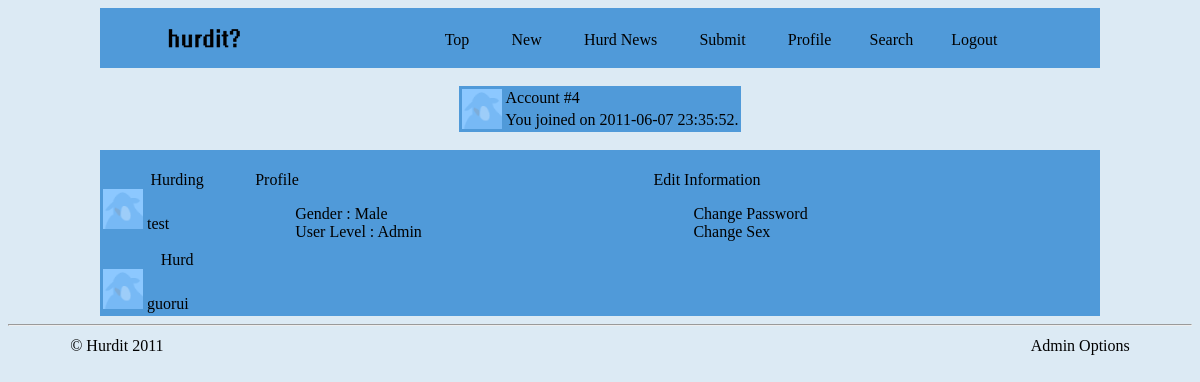
The app's page /hurdit/profile.php (signed in) with its own data.
### tables this page shows
CREATE TABLE IF NOT EXISTS `users` (
  `id` int(10) NOT NULL AUTO_INCREMENT,
  `username` varchar(100) NOT NULL,
  `password` varchar(100) NOT NULL,
  `timeJoined` timestamp NOT NULL DEFAULT CURRENT_TIMESTAMP,
  `banned` int(1) NOT NULL DEFAULT '0',
  `banUntil` date DEFAULT NULL,
  `userLevel` int(1) NOT NULL DEFAULT '1',
  `gender` varchar(1) NOT NULL,
  `displayPicture` varchar(500) NOT NULL DEFAULT 'images/profile_pic_small.png',
  PRIMARY KEY (`id`)
);

CREATE TABLE IF NOT EXISTS `friends` (
  `userID` int(10) NOT NULL,
  `friendID` int(10) NOT NULL
);

### hurdit/profile.php (the view, shortened to what this page needs)
<html>
    <head>
        <link rel="stylesheet" type="text/css" href="style.css" />
    </head>
    <?php
    include("includes/banner.php");
    $checkId = $_GET['uid'];
    $userID = $_SESSION['userID'];
    if (!isset($checkId)) {
        $checkId = $userID;
    }
    $username = $_SESSION['username'];
    $result = mysql_query("SELECT * FROM users WHERE username = '$username'") or die('Query Failed to get User information');
    while ($row = mysql_fetch_array($result)) {
        $joined = $row['timeJoined'];
        $userLevel = $row['userLevel'];
        $gender = $row['gender'];
        $displayPicture = $row['displayPicture'];
    }
    if (isset($username) == true) {
        if (isset($checkId)) {
            $m = "m";
            if ($gender == $m) {
                $gender = "Male";
            } else {
                $gender = "Female";
            }
            if ($userLevel == "3") {
                $userLevel = "Admin";
            }
            echo "<br>";
            echo "<table border=0 bgcolor=#509AD9 align=center>";
            echo "<tr><td rowspan=2><img src=$displayPicture></td>";
            echo "<td width=>Account #$checkId</td></tr><tr><td>You joined on $joined.</td></tr>";
            echo "</table>";
            echo "<br>";
            echo "<table border=0 bgcolor=#509AD9 align=center width=1000>";
            echo "<tr><td width=150 valign=top>";
            echo "<br><center>Hurding</center>";
            $findHerd = "SELECT * FROM friends WHERE userID = '$checkId'";
            $findHerdResults = mysql_query($findHerd) or die('Query to get Herd Failed');
            while ($herd = mysql_fetch_array($findHerdResults)) {
                $friend = $herd['friendID'];
                $resultFriend = mysql_query("SELECT * FROM users WHERE id = '$friend'") or die('Query Failed to get FRIEND information');
                while ($row = mysql_fetch_array($resultFriend)) {
                    $friendName = $row['username'];
                    $friendDisplayPicture = $row['displayPicture'];
                }
                echo "<a href=profile.php?uid=$friend ><img src=$friendDisplayPicture> $friendName</a> <br>";
            }
            echo "<br><center>Hurd</center>";
            $query = "SELECT `userID` FROM `friends` WHERE `friendID` = '$checkId'";
            $extract = mysql_query($query);
            while ($row = mysql_fetch_assoc($extract)) {
                $dbUserID = $row['userID'];
                $queryFriend = "SELECT * FROM `users` WHERE `id` = $dbUserID";
                $extractUser = mysql_query($queryFriend);
                while ($rowUser = mysql_fetch_assoc($extractUser)) {
                    $dbHurdingID = $rowUser['id'];
                    $dbHurdingName = $rowUser['username'];
                }
            }
			if (isset($dbHurdingID)){
				echo "<a href=profile.php?uid=$dbHurdingID ><img src=images/profile_pic_small.png> $dbHurdingName</a> <br>";
			}
        }
        echo "<td width=400 valign=top>";
        echo "<br>Profile";
        echo "<ol>";
        echo "<li>Gender : $gender</li>";
        echo "<li>User Level : $userLevel</li>";
        echo "</ol>";
        echo "</td>";
        if ($checkId == $userID) {
            echo "<td width=450 valign=top>";
            echo "<br>Edit Information";
            echo "<ol>";
            echo "<li><a href=edit.php?what=password&huh=no>Change Password</a></li>";
            echo "<li><a href=edit.php?what=sex&huh=no>Change Sex</a></li>";
            echo "</ol>";
            echo "</td>";
        } else {
            echo "<td width=450>";
            echo "</td>";
        }
        echo "</td></tr>";
        echo "</table>";
    }
    include ('includes/footer.php');
    ?>
</body>
</html>

### hurdit/style.css (style rules this page uses)
body { background-color: #DCEAF4; }
a { text-decoration: none; color: black; }
ol { list-style-type: none; }

### records on screen
users: displayPicture (picture), timeJoined "2011-06-07 23:35:52", gender "Male", userLevel "Admin"
friends: users.displayPicture (picture), users.username "test"
users: username "guorui"

### other values on screen
$checkId "4"
